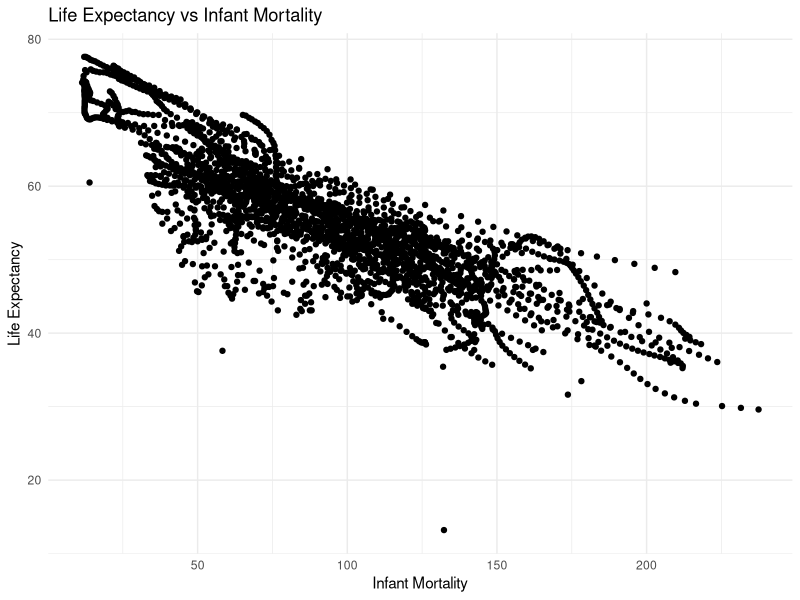
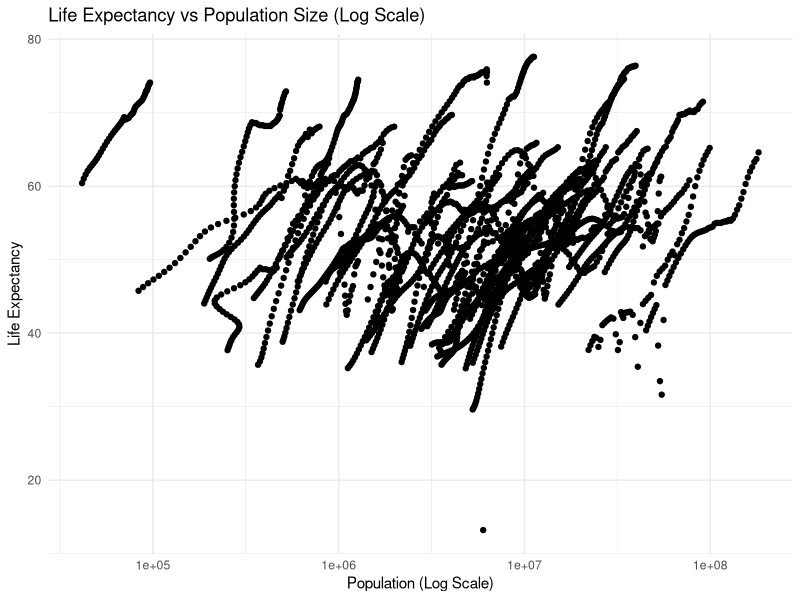
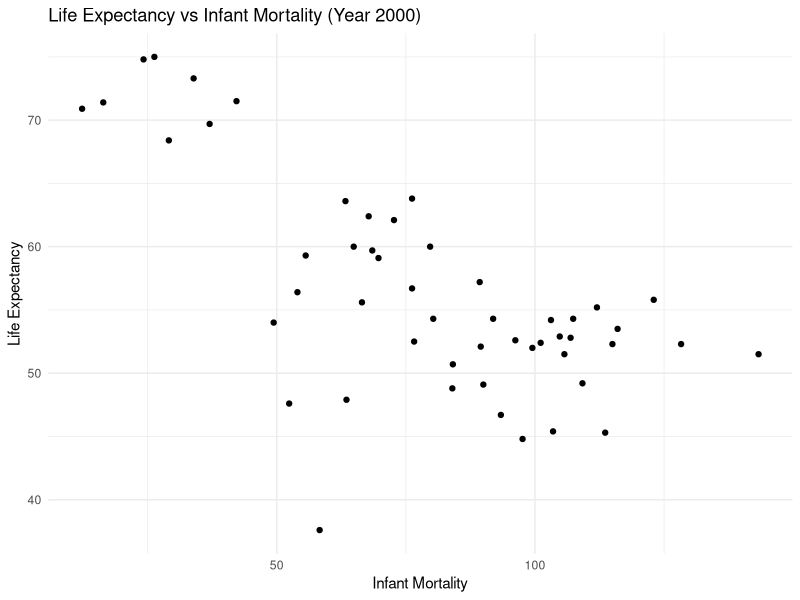
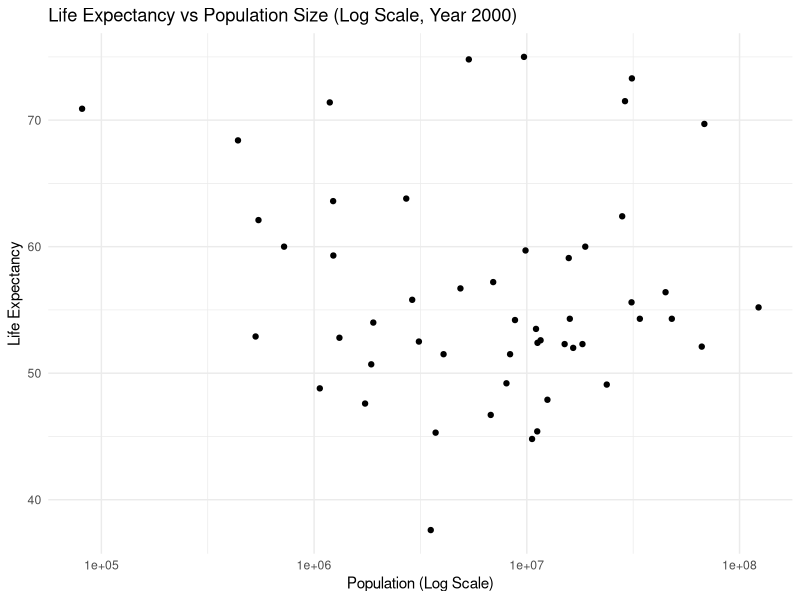

R code for these plots, in order:
## ---- chunk 1
#load necessary packages
library("dslabs")
library("dplyr")
library("ggplot2")

#look at help file for gapminder data
help(gapminder)
## ---- chunk 2
#get an overview of data structure
str(gapminder)
## ---- chunk 3
#get a summary of data
summary(gapminder)
## ---- chunk 4
#determine the type of object gapminder is
class(gapminder)
## ---- chunk 5
# Assigning only the African countries to a new object/variable called africadata
africadata <- gapminder %>% filter(continent == "Africa")
## ---- chunk 6
# Display the structure of the new object
str(africadata)
## ---- chunk 7
# Display the summary of the new object
summary(africadata)
## ---- chunk 8
# Creating a new object containing only 'infant_mortality' and 'life_expectancy'
infant_life_expectancy <- africadata %>% select(infant_mortality, life_expectancy)

# Creating a new object containing only 'population' and 'life_expectancy'
population_life_expectancy <- africadata %>% select(population, life_expectancy)
## ---- chunk 9
# Display the structure of the 'infant_life_expectancy' object
str(infant_life_expectancy)

# Display the summary of the 'infant_life_expectancy' object
summary(infant_life_expectancy)

## ---- chunk 10
# Display the structure of the 'population_life_expectancy' object
str(population_life_expectancy)

# Display the summary of the 'population_life' object
summary(population_life_expectancy)
## ---- chunk 11
# Creating the plot for life expectancy as a function of infant mortality
ggplot(data = infant_life_expectancy, aes(x = infant_mortality, y = life_expectancy)) +
  geom_point() +
  labs(title = "Life Expectancy vs Infant Mortality",
       x = "Infant Mortality",
       y = "Life Expectancy") +
  theme_minimal()
## ---- chunk 12
# Creating the plot for life expectancy as a function of population size with x-axis log scale
ggplot(data = population_life_expectancy, aes(x = population, y = life_expectancy)) +
  geom_point() +
  scale_x_log10() +
  labs(title = "Life Expectancy vs Population Size (Log Scale)",
       x = "Population (Log Scale)",
       y = "Life Expectancy") +
  theme_minimal()
## ---- chunk 13
# Identifying years with missing data for infant mortality
missing_infant_mortality <- africadata %>%
  filter(is.na(infant_mortality)) %>%
  group_by(year) %>%
  summarise(missing_count = n())

# Display the years with missing data for infant mortality
print(missing_infant_mortality)
## ---- chunk 14
# Extracting data for the year 2000
africadata_2000 <- africadata %>% filter(year == 2000)

# Display the structure of the new object
str(africadata_2000)
## ---- chunk 15
# Display the summary of the new object
summary(africadata_2000)
## ---- chunk 16
# Creating the plot for life expectancy as a function of infant mortality for the year 2000
ggplot(data = africadata_2000, aes(x = infant_mortality, y = life_expectancy)) +
  geom_point() +
  labs(title = "Life Expectancy vs Infant Mortality (Year 2000)",
       x = "Infant Mortality",
       y = "Life Expectancy") +
  theme_minimal()
## ---- chunk 17
# Create the plot for life expectancy as a function of population size for the year 2000 with x-axis log scale
ggplot(data = africadata_2000, aes(x = population, y = life_expectancy)) +
  geom_point() +
  scale_x_log10() +
  labs(title = "Life Expectancy vs Population Size (Log Scale, Year 2000)",
       x = "Population (Log Scale)",
       y = "Life Expectancy") +
  theme_minimal()
## ---- chunk 18
# Fit a linear model with life expectancy as the outcome and infant mortality as the predictor
fit1 <- lm(life_expectancy ~ infant_mortality, data = africadata_2000)

# Display the summary of the first fit
summary(fit1)

## ---- chunk 19
# Fit a linear model with life expectancy as the outcome and population size as the predictor (log scale)
fit2 <- lm(life_expectancy ~ log(population), data = africadata_2000)

# Display the summary of the second fit
summary(fit2)
